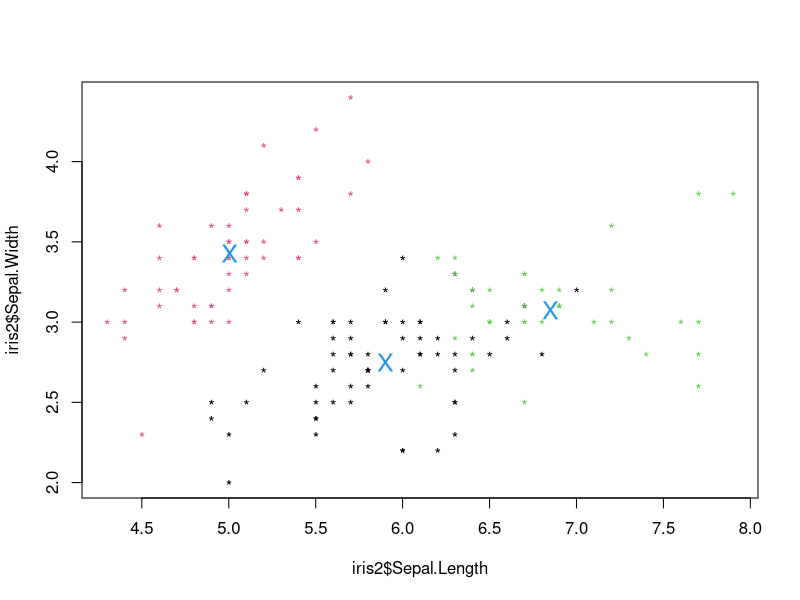
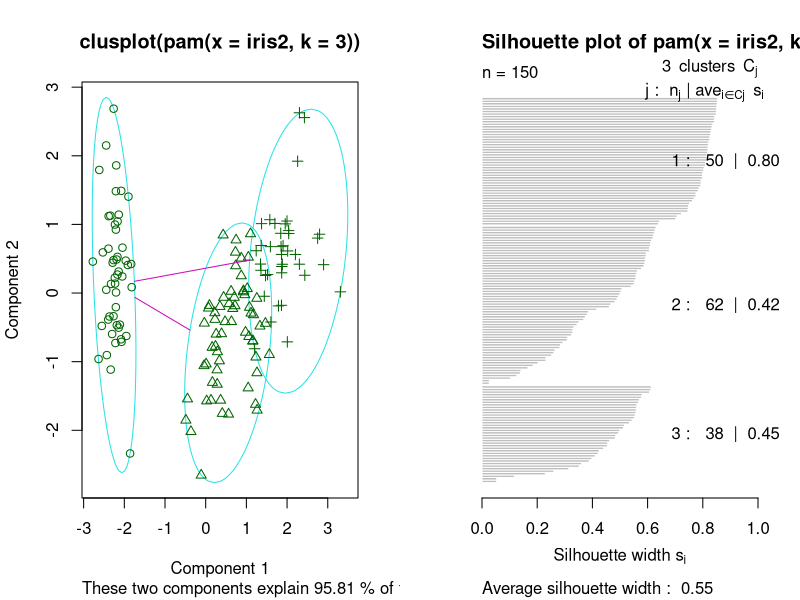
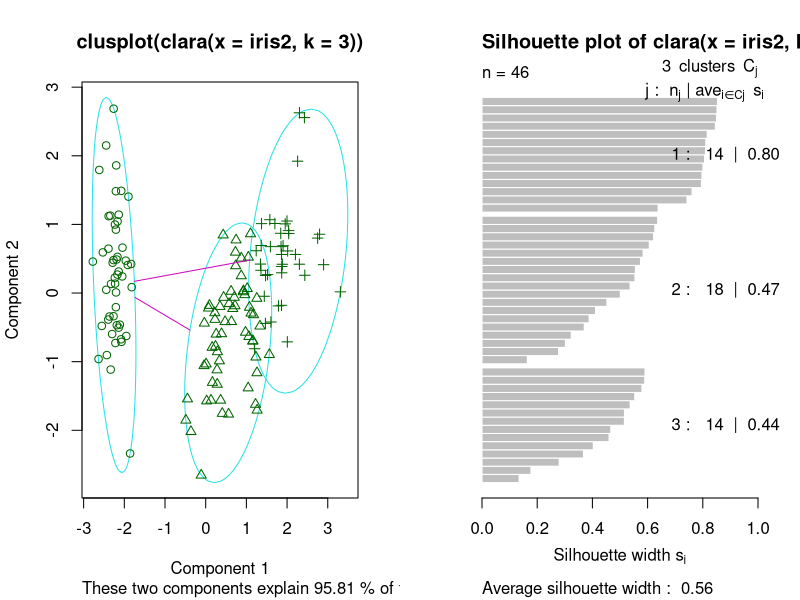
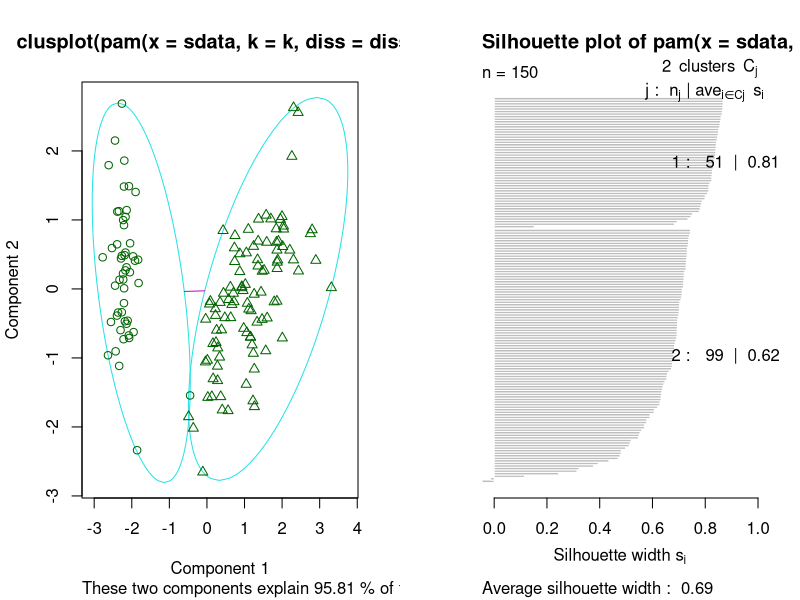
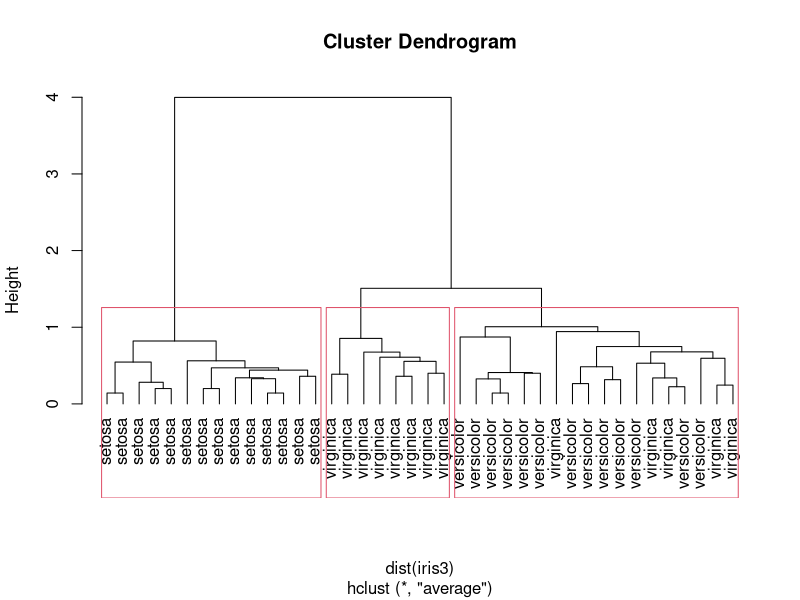
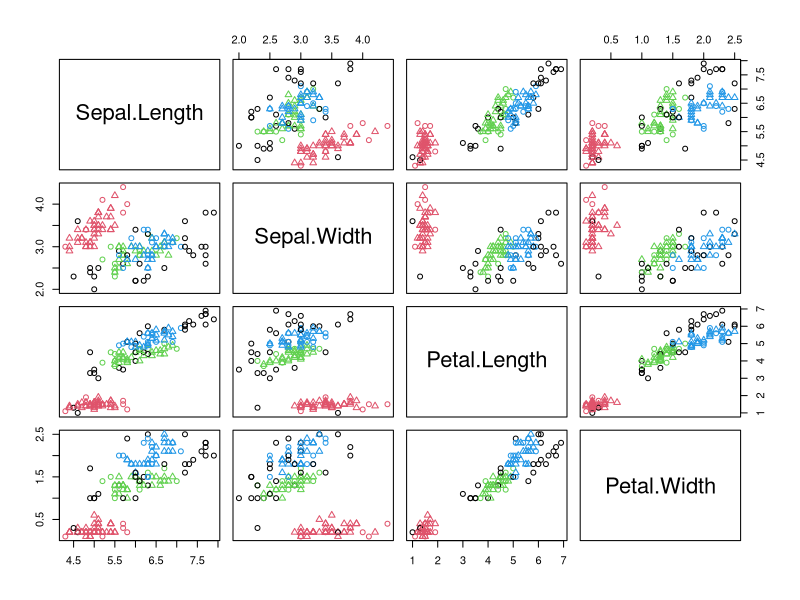
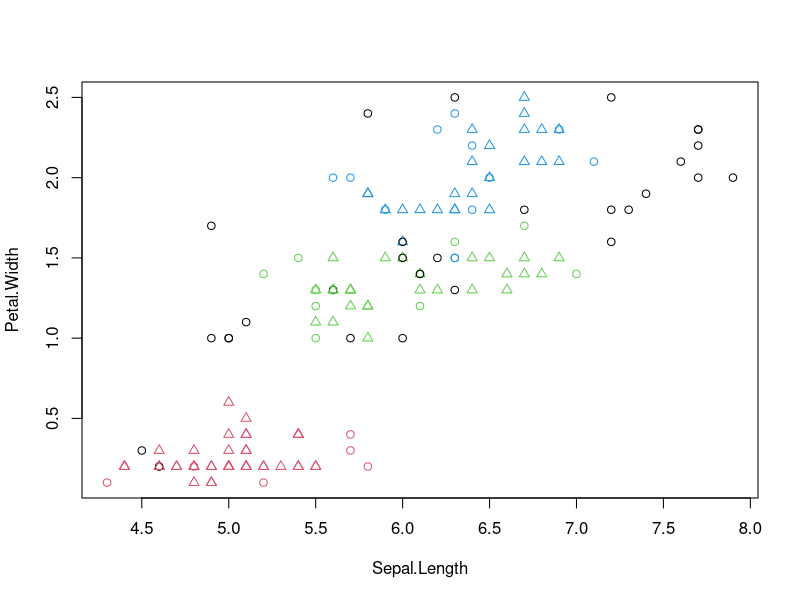
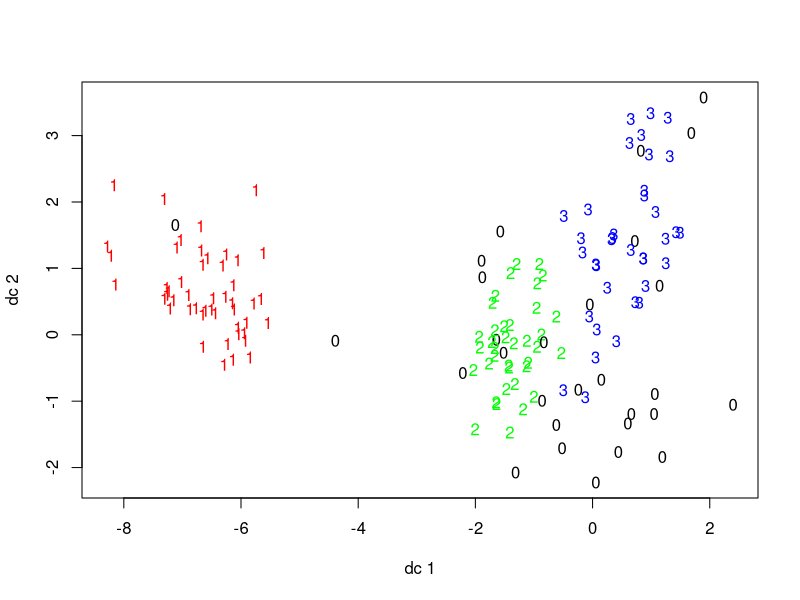

Recreate these plots in R, in order.
# kmeans对iris进行聚类分析 

iris2<-iris[,1:4]
iris.kmeans<-kmeans(iris2,3)
iris.kmeans

#用table函数查看分类结果情况
table(iris$Species,iris.kmeans$cluster)

# 1  2  3
# setosa     50  0  0
# versicolor  0 48  2
# virginica   0 14 36

# K-means clustering with 3 clusters of sizes 50, 62, 38

# Cluster means:
#   Sepal.Length Sepal.Width Petal.Length Petal.Width
# 1     5.006000    3.428000     1.462000    0.246000
# 2     5.901613    2.748387     4.393548    1.433871
# 3     6.850000    3.073684     5.742105    2.071053
# 
# Clustering vector:
#   [1] 1 1 1 1 1 1 1 1 1 1 1 1 1 1 1 1 1 1 1 1 1 1 1 1 1 1 1 1 1 1 1 1 1 1 1 1 1 1 1 1 1 1 1 1 1 1 1 1 1 1 2 2 3 2 2
# [56] 2 2 2 2 2 2 2 2 2 2 2 2 2 2 2 2 2 2 2 2 2 2 3 2 2 2 2 2 2 2 2 2 2 2 2 2 2 2 2 2 2 2 2 2 2 3 2 3 3 3 3 2 3 3 3
# [111] 3 3 3 2 2 3 3 3 3 2 3 2 3 2 3 3 2 2 3 3 3 3 3 2 3 3 3 3 2 3 3 3 2 3 3 3 2 3 3 2
# 
# Within cluster sum of squares by cluster:
#   [1] 15.15100 39.82097 23.87947
# (between_SS / total_SS =  88.4 %)
# 
# Available components:
#   
#   [1] "cluster"      "centers"      "totss"        "withinss"     "tot.withinss" "betweenss"    "size"        
# [8] "iter"         "ifault" 
#在上述属性中，最常用的就是centers和cluster属性，即中心点和聚类的分类集合

#下边我们将分类以及中心点打印出来

plot(iris2$Sepal.Length,iris2$Sepal.Width,col=iris.kmeans$cluster,pch="*")

points(iris.kmeans$centers,pch="X",cex=1.5,col=4)

#-----使用K-mediods方法来进行聚类分析
#k-mediods中包含pam、clara、pamk三种算法，我们通过iris数据集来看看三者表现

install.packages("cluster")
library(cluster)

iris2.pam<-pam(iris2,3)
table(iris$Species,iris2.pam$clustering)

#             1  2  3
# setosa     50  0  0
# versicolor  0 48  2
# virginica   0 14 36

layout(matrix(c(1,2),1,2)) #每页显示两个图
plot(iris2.pam)
layout(matrix(1))

iris2.clara<-clara(iris2,3)
table(iris$Species,iris2.clara$clustering)

#             1  2  3
# setosa     50  0  0
# versicolor  0 48  2
# virginica   0 13 37

layout(matrix(c(1,2),1,2)) #每页显示两个图
plot(iris2.clara)
layout(matrix(1))

install.packages("fpc")
library(fpc)
iris2.pamk<-pamk(iris2)
table(iris2.pamk$pamobject$clustering,iris$Species)


layout(matrix(c(1,2),1,2)) #每页显示两个图
plot(iris2.pamk$pamobject)
layout(matrix(1))

#     setosa versicolor virginica
# 1     50          1         0
# 2      0         49        50

#通过上述分类结果可以看到，pam和calra算法分类结果基本类似，但是pamk将三类分为了两类。。


#---层次聚类 
dim(iris)#返回行列数

idx<-sample(1:dim(iris)[1],40)
iris3<-iris[idx,-5]
iris3
hc<-hclust(dist(iris3),method = "ave")  #注意hcluster里边传入的是dist返回值对象

plot(hc,hang=-1,labels=iris$Species[idx])  #这里的hang=-1使得树的节点在下方对齐
#将树分为3块
rect.hclust(hc,k=3)  
groups<-cutree(hc,k=3)   


#---基于密度的聚类分析
library(fpc)
iris2<-iris[-5]
ds<-dbscan(iris2,eps=0.42,MinPts = 5)
table(ds$cluster,iris$Species)

#打印出ds和iris2的聚类散点图
plot(ds,iris2)

#打印出iris第一列和第四列为坐标轴的聚类结果
plot(ds,iris2[,c(1,4)])

#另一个表示聚类结果的函数，plotcluster
plotcluster(iris2,ds$cluster)
